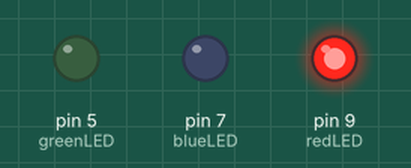
This sketch was run on a simulated Arduino Uno, built with avr-gcc and run on an emulated ATmega328P. Shown: output pins drawn as LEDs (lit = HIGH).

Above: at 0.2 s.
At 9.5 s:
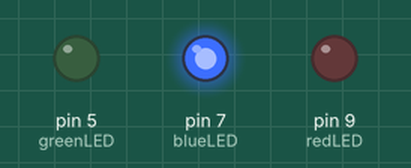
At 19.5 s:
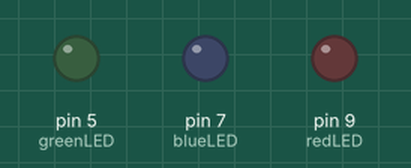
At 34.5 s:
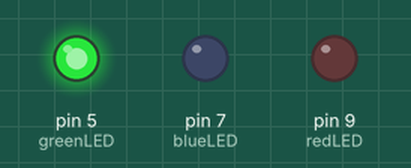
Timing chart, 0 to 39.0 s (numbered marks = the images above):
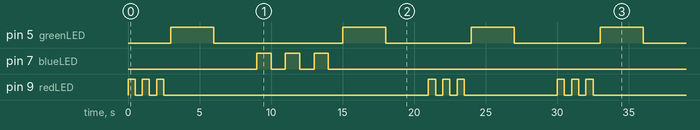

Measured:
- by itself, pin 5 (greenLED): repeats every 30.0 s: LOW 9.0 s, 2 × (HIGH 3.0 s, LOW 6.0 s), HIGH 3.0 s
- by itself, pin 7 (blueLED): repeats every 30.0 s: 2 × (LOW 1.0 s, HIGH 1.0 s), LOW 25.0 s, HIGH 1.0 s
- by itself, pin 9 (redLED): repeats every 30.0 s: 2 × (LOW 0.50 s, HIGH 0.50 s), LOW 18.5 s, 2 × (HIGH 0.50 s, LOW 0.50 s), HIGH 0.50 s, LOW 6.5 s, HIGH 0.50 s

The sketch:

SOS_signal.ino
```cpp
int redLED = 9;       // Pin for the red LED
int blueLED = 7;      // Pin for the blue LED
int greenLED = 5;     // Pin for the green LED
int dit = 500;        // Duration for a short blink (500 ms)
int dat = 1000;       // Duration for a long blink (1000 ms)
int breakbip = 3000;  // Duration for a break between sequences (3000 ms)

void setup() {
  // Initialize the LED pins as outputs
  pinMode(redLED, OUTPUT);
  pinMode(blueLED, OUTPUT);
  pinMode(greenLED, OUTPUT);
}

void loop() {
  // Sequence for red LED blinks
  digitalWrite(redLED, HIGH);  // Turn red LED on
  delay(dit);                  // Wait for dit duration
  digitalWrite(redLED, LOW);   // Turn red LED off
  delay(dit);                  // Wait for dit duration
  digitalWrite(redLED, HIGH);  // Repeat
  delay(dit);
  digitalWrite(redLED, LOW);
  delay(dit);
  digitalWrite(redLED, HIGH);
  delay(dit);
  digitalWrite(redLED, LOW);
  delay(dit);

  // Pause with green LED
  digitalWrite(greenLED, HIGH);  // Turn green LED on
  delay(breakbip);                // Wait for breakbip duration
  digitalWrite(greenLED, LOW);   // Turn green LED off
  delay(breakbip);                // Wait for breakbip duration

  // Sequence for blue LED blinks
  digitalWrite(blueLED, HIGH);  // Turn blue LED on
  delay(dat);                   // Wait for dat duration
  digitalWrite(blueLED, LOW);   // Turn blue LED off
  delay(dat);                   // Wait for dat duration
  digitalWrite(blueLED, HIGH);  // Repeat
  delay(dat);
  digitalWrite(blueLED, LOW);
  delay(dat);
  digitalWrite(blueLED, HIGH);
  delay(dat);
  digitalWrite(blueLED, LOW);
  delay(dat);

  // Pause with green LED
  digitalWrite(greenLED, HIGH);  // Turn green LED on
  delay(breakbip);                // Wait for breakbip duration
  digitalWrite(greenLED, LOW);   // Turn green LED off
  delay(breakbip);                // Wait for breakbip duration

  // Repeat sequence for red LED blinks
  digitalWrite(redLED, HIGH);  // Turn red LED on
  delay(dit);                  // Wait for dit duration
  digitalWrite(redLED, LOW);   // Turn red LED off
  delay(dit);                  // Wait for dit duration
  digitalWrite(redLED, HIGH);  // Repeat
  delay(dit);
  digitalWrite(redLED, LOW);
  delay(dit);
  digitalWrite(redLED, HIGH);
  delay(dit);
  digitalWrite(redLED, LOW);
  delay(dit);

  // Pause with green LED
  digitalWrite(greenLED, HIGH);  // Turn green LED on
  delay(breakbip);                // Wait for breakbip duration
  digitalWrite(greenLED, LOW);   // Turn green LED off
  delay(breakbip);                // Wait for breakbip duration
}
```
